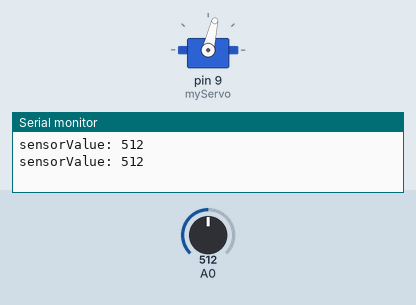
Recording of a sketch running on a simulated Arduino Uno, built with avr-gcc and run on an emulated ATmega328P. On the bench: servo, the last lines printed to the serial monitor. The test bench sets the inputs (shaded band); at power-on: A0 = 512.

Above: at 6.2 s.
6.3 s: A0 set to 162
8.2 s: A0 set to 144
At 9.6 s:
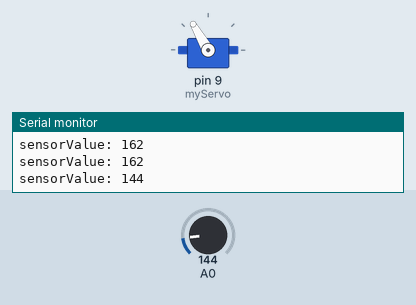
10.5 s: A0 set to 160
At 12.2 s:
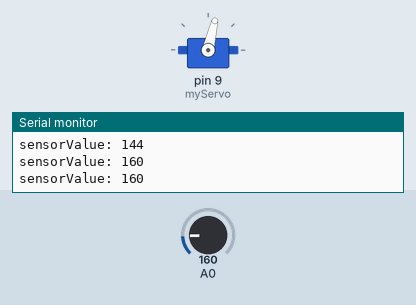
12.5 s: A0 set to 140
At 13.9 s:
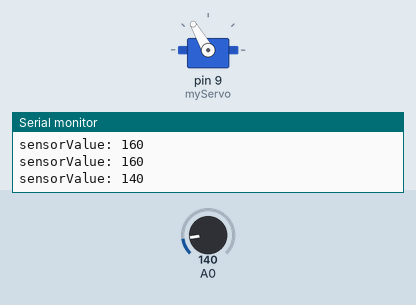
Timing chart, 0 to 15.5 s (numbered marks = the images above; inputs shaded):
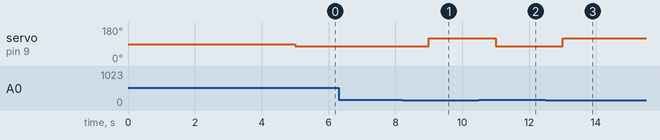

Measured:
- the behaviour switches between 151 and 150 on A0 (found by bisection; images 0 and 1)
- after the input at 8.2 s, servo on pin 9 (myServo): 77° → 120° after 0.80 s
- after the input at 10.5 s, servo on pin 9 (myServo): 120° → 77° after 0.50 s
- after the input at 12.5 s, servo on pin 9 (myServo): 77° → 120° after 0.50 s

The sketch:

ButtonPusher.ino
```cpp
#include <Servo.h>

Servo myServo;
int sensorValue;
int sensorLow =1023;
int sensorHigh =0;


void setup() {
  while(millis() < 5000){
    sensorValue = analogRead(A0);
    if (sensorValue > sensorHigh){  sensorHigh = sensorValue;  }
    if (sensorValue < sensorLow ){  sensorLow  = sensorValue;  }
    }
  myServo.attach(9);
  Serial.begin(9600);
}
//**********************************************************************************************************************************

void loop() {
  sensorValue = analogRead(A0);

  Serial.print ("sensorValue: ");
  Serial.println (sensorValue);


  if (sensorValue > 150 ){
    myServo.write(77);

  }
  else{
    myServo.write(120);
  }
  delay(1000);


}
```
